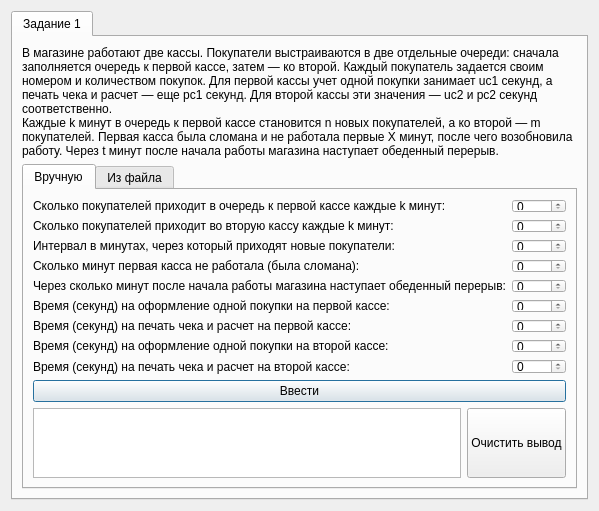
<?xml version="1.0" encoding="UTF-8"?>
<ui version="4.0">
 <class>QueueTaskWindow</class>
 <widget class="QDialog" name="QueueTaskWindow">
  <property name="geometry">
   <rect>
    <x>0</x>
    <y>0</y>
    <width>445</width>
    <height>426</height>
   </rect>
  </property>
  <property name="windowTitle">
   <string>Dialog</string>
  </property>
  <layout class="QVBoxLayout" name="verticalLayout">
   <item>
    <widget class="QTabWidget" name="tabWidget">
     <property name="currentIndex">
      <number>0</number>
     </property>
     <widget class="QWidget" name="firstTaskTab">
      <attribute name="title">
       <string>Задание 1</string>
      </attribute>
      <layout class="QVBoxLayout" name="verticalLayout_2">
       <item>
        <widget class="QLabel" name="conditionLabel">
         <property name="text">
          <string>В магазине работают две кассы. Покупатели выстраиваются в две отдельные очереди: сначала заполняется очередь к первой кассе, затем — ко второй. Каждый покупатель задается своим номером и количеством покупок. Для первой кассы учет одной покупки занимает uc1 секунд, а печать чека и расчет — еще pc1 секунд. Для второй кассы эти значения — uc2 и pc2 секунд соответственно.
Каждые k минут в очередь к первой кассе становится n новых покупателей, а ко второй — m покупателей. Первая касса была сломана и не работала первые X минут, после чего возобновила работу. Через t минут после начала работы магазина наступает обеденный перерыв.</string>
         </property>
         <property name="wordWrap">
          <bool>true</bool>
         </property>
        </widget>
       </item>
       <item>
        <widget class="QTabWidget" name="inputFirstTaskTabWidget">
         <property name="currentIndex">
          <number>0</number>
         </property>
         <widget class="QWidget" name="manualTab">
          <attribute name="title">
           <string>Вручную</string>
          </attribute>
          <layout class="QVBoxLayout" name="verticalLayout_3">
           <item>
            <layout class="QFormLayout" name="inputFormLayout">
             <item row="0" column="1">
              <widget class="QSpinBox" name="n_spinBox">
               <property name="sizePolicy">
                <sizepolicy hsizetype="Minimum" vsizetype="Maximum">
                 <horstretch>0</horstretch>
                 <verstretch>0</verstretch>
                </sizepolicy>
               </property>
               <property name="inputMethodHints">
                <set>Qt::InputMethodHint::ImhDigitsOnly</set>
               </property>
               <property name="maximum">
                <number>1000</number>
               </property>
              </widget>
             </item>
             <item row="1" column="0">
              <widget class="QLabel" name="m_label">
               <property name="text">
                <string>Сколько покупателей приходит во вторую кассу каждые k минут:</string>
               </property>
              </widget>
             </item>
             <item row="1" column="1">
              <widget class="QSpinBox" name="m_spinBox">
               <property name="sizePolicy">
                <sizepolicy hsizetype="Minimum" vsizetype="Maximum">
                 <horstretch>0</horstretch>
                 <verstretch>0</verstretch>
                </sizepolicy>
               </property>
               <property name="maximum">
                <number>1000</number>
               </property>
              </widget>
             </item>
             <item row="2" column="0">
              <widget class="QLabel" name="k_label">
               <property name="text">
                <string>Интервал в минутах, через который приходят новые покупатели:</string>
               </property>
              </widget>
             </item>
             <item row="2" column="1">
              <widget class="QSpinBox" name="k_spinBox">
               <property name="sizePolicy">
                <sizepolicy hsizetype="Minimum" vsizetype="Maximum">
                 <horstretch>0</horstretch>
                 <verstretch>0</verstretch>
                </sizepolicy>
               </property>
               <property name="maximum">
                <number>1000</number>
               </property>
              </widget>
             </item>
             <item row="3" column="0">
              <widget class="QLabel" name="X_label">
               <property name="text">
                <string>Сколько минут первая касса не работала (была сломана):</string>
               </property>
              </widget>
             </item>
             <item row="3" column="1">
              <widget class="QSpinBox" name="X_spinBox">
               <property name="sizePolicy">
                <sizepolicy hsizetype="Minimum" vsizetype="Maximum">
                 <horstretch>0</horstretch>
                 <verstretch>0</verstretch>
                </sizepolicy>
               </property>
               <property name="maximum">
                <number>1000</number>
               </property>
              </widget>
             </item>
             <item row="4" column="0">
              <widget class="QLabel" name="t_label">
               <property name="text">
                <string>Через сколько минут после начала работы магазина наступает обеденный перерыв:</string>
               </property>
              </widget>
             </item>
             <item row="4" column="1">
              <widget class="QSpinBox" name="t_spinBox">
               <property name="sizePolicy">
                <sizepolicy hsizetype="Minimum" vsizetype="Maximum">
                 <horstretch>0</horstretch>
                 <verstretch>0</verstretch>
                </sizepolicy>
               </property>
               <property name="maximum">
                <number>1000</number>
               </property>
              </widget>
             </item>
             <item row="5" column="0">
              <widget class="QLabel" name="uc1_label">
               <property name="text">
                <string>Время (секунд) на оформление одной покупки на первой кассе:</string>
               </property>
              </widget>
             </item>
             <item row="5" column="1">
              <widget class="QSpinBox" name="uc1_spinBox">
               <property name="sizePolicy">
                <sizepolicy hsizetype="Minimum" vsizetype="Maximum">
                 <horstretch>0</horstretch>
                 <verstretch>0</verstretch>
                </sizepolicy>
               </property>
               <property name="maximum">
                <number>1000</number>
               </property>
              </widget>
             </item>
             <item row="6" column="0">
              <widget class="QLabel" name="pc1_label">
               <property name="text">
                <string>Время (секунд) на печать чека и расчет на первой кассе:</string>
               </property>
              </widget>
             </item>
             <item row="6" column="1">
              <widget class="QSpinBox" name="pc1_spinBox">
               <property name="sizePolicy">
                <sizepolicy hsizetype="Minimum" vsizetype="Maximum">
                 <horstretch>0</horstretch>
                 <verstretch>0</verstretch>
                </sizepolicy>
               </property>
               <property name="maximum">
                <number>1000</number>
               </property>
              </widget>
             </item>
             <item row="7" column="0">
              <widget class="QLabel" name="uc2_label">
               <property name="text">
                <string>Время (секунд) на оформление одной покупки на второй кассе:</string>
               </property>
              </widget>
             </item>
             <item row="8" column="0">
              <widget class="QLabel" name="pc2_label">
               <property name="text">
                <string>Время (секунд) на печать чека и расчет на второй кассе:</string>
               </property>
              </widget>
             </item>
             <item row="0" column="0">
              <widget class="QLabel" name="n_label">
               <property name="text">
                <string>Сколько покупателей приходит в очередь к первой кассе каждые k минут:</string>
               </property>
              </widget>
             </item>
             <item row="7" column="1">
              <widget class="QSpinBox" name="uc2_spinBox">
               <property name="sizePolicy">
                <sizepolicy hsizetype="Minimum" vsizetype="Maximum">
                 <horstretch>0</horstretch>
                 <verstretch>0</verstretch>
                </sizepolicy>
               </property>
               <property name="maximum">
                <number>1000</number>
               </property>
              </widget>
             </item>
             <item row="8" column="1">
              <widget class="QSpinBox" name="pc2_spinBox">
               <property name="sizePolicy">
                <sizepolicy hsizetype="Minimum" vsizetype="Maximum">
                 <horstretch>0</horstretch>
                 <verstretch>0</verstretch>
                </sizepolicy>
               </property>
               <property name="maximum">
                <number>1000</number>
               </property>
              </widget>
             </item>
            </layout>
           </item>
           <item>
            <widget class="QPushButton" name="inputPushButton">
             <property name="text">
              <string>Ввести</string>
             </property>
            </widget>
           </item>
           <item>
            <layout class="QHBoxLayout" name="horizontalLayout">
             <item>
              <widget class="QPlainTextEdit" name="outputPlainTextEdit"/>
             </item>
             <item>
              <widget class="QPushButton" name="clearPushButton">
               <property name="sizePolicy">
                <sizepolicy hsizetype="Minimum" vsizetype="Minimum">
                 <horstretch>0</horstretch>
                 <verstretch>0</verstretch>
                </sizepolicy>
               </property>
               <property name="text">
                <string>Очистить вывод</string>
               </property>
              </widget>
             </item>
            </layout>
           </item>
          </layout>
         </widget>
         <widget class="QWidget" name="FileTab">
          <attribute name="title">
           <string>Из файла</string>
          </attribute>
          <layout class="QVBoxLayout" name="verticalLayout_4">
           <item>
            <layout class="QHBoxLayout" name="horizontalLayout_2">
             <item>
              <widget class="QLineEdit" name="inputFileLineEdit">
               <property name="placeholderText">
                <string>Введите название файла (example.txt)</string>
               </property>
              </widget>
             </item>
             <item>
              <widget class="QPushButton" name="inputFilePushButton">
               <property name="text">
                <string>Ввести</string>
               </property>
              </widget>
             </item>
            </layout>
           </item>
           <item>
            <widget class="QPlainTextEdit" name="outputFilePlainTextEdit"/>
           </item>
           <item>
            <widget class="QPushButton" name="clearFilePushButton">
             <property name="text">
              <string>Очистить вывод</string>
             </property>
            </widget>
           </item>
          </layout>
         </widget>
        </widget>
       </item>
      </layout>
     </widget>
    </widget>
   </item>
  </layout>
 </widget>
 <resources/>
 <connections/>
</ui>
